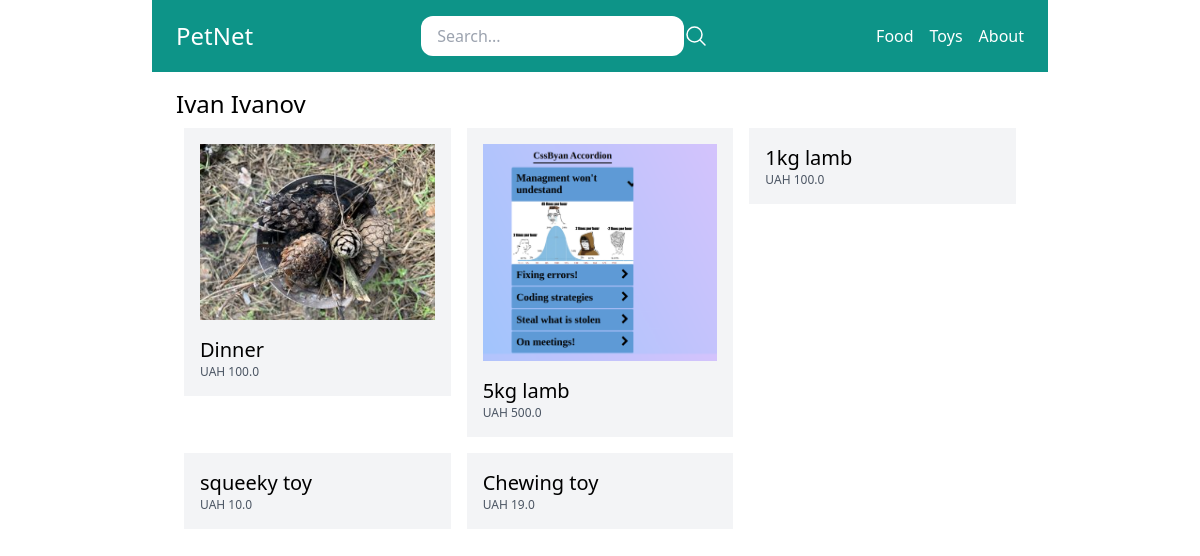
/vendors/1/, run on the app's committed database.
### store/models.py (models this page shows, shortened)
class Category(models.Model):
    title = models.CharField(max_length=50)
    slug = models.SlugField(max_length=50)
    class Meta:
        verbose_name = 'Category'
        verbose_name_plural = 'Categories'

class Product(models.Model):
    DRAFT = 'draft'
    WAITING_APPROVAL = 'waitingapproval'
    ACTIVE = 'active'
    DELETED = 'deleted'
    STATUS_CHOICES = (
        (DRAFT, 'Draft'),
        (WAITING_APPROVAL, 'Waiting approval'),
        (ACTIVE, 'Active'),
        (DELETED, 'Deleted'),
    )
    user = models.ForeignKey(User, related_name='products', on_delete=models.CASCADE)
    category = models.ForeignKey(Category, related_name='products', on_delete=models.CASCADE)
    title = models.CharField(max_length=50)
    slug = models.SlugField(max_length=50)
    description = models.TextField(blank=True)
    price = models.IntegerField()
    image = models.ImageField(upload_to='uploads/product_images', blank=True, null=True)
    thumbnail = models.ImageField(upload_to='uploads/product_images/thumbnail', blank=True, null=True)
    created_at = models.DateTimeField(auto_now_add=True)
    updated_at = models.DateTimeField(auto_now=True)
    status = models.CharField(max_length=50, choices=STATUS_CHOICES, default=ACTIVE)
    class Meta:
        ordering = ("-created_at",)
    def get_display_price(self):
        return self.price / 100

### userprofile/views.py (the view)
# urls.py: path('vendors/<int:pk>/', views.vendor_detail, name='vendor_detail'),
def vendor_detail(request, pk):
    user = User.objects.get(pk=pk)
    products = user.products.filter(status=Product.ACTIVE)
    return render(request, 'userprofile/vendor_detail.html', {
        'user': user,
        'products': products,
    })

### store/templatetags/menu.py (called while the page is built)
@register.inclusion_tag('core/menu.html')
def menu():
    categories = Category.objects.all()
    return {'categories': categories}

### userprofile/templates/userprofile/vendor_detail.html (shortened to what this page needs)
{% extends 'core/base.html' %}
{% block content %}
<h1 class="text-2xl">{% firstof user.get_full_name user.username %}</h1>
<div class="flex flex-wrap">
    {% for product in products %}
        <div class="product w-1/3 p-2">
            <div class="p-4 bg-gray-100">
                <a href="{% url 'product_detail' product.category.slug product.slug %}">
                    {% if product.image %}
                        <div class="image mb-4">
                            <img src="{{ product.image.url }}" alt="Image of {{ product.title }}">
                        </div>
                    {% endif %}
                    <h2 class="text-xl">{{ product.title }}</h2>
                    <p class="text-xs text-gray-600">UAH  {{ product.get_display_price }}</p>
                </a>
            </div>
        </div>
    {% endfor %}
    </div>
{% endblock %}

### core/templates/core/menu.html
{% for category in categories %}
<a href="{% url 'category_detail' category.slug %}" class="text-white">{{ category.title }}</a>
{% endfor %}
<a href="{% url 'about' %}" class="text-white">About</a>

### data on the page
Category: title "Food"
Category: title "Toys"
Product: image (picture), title "Dinner", get_display_price "100.0"
Product: image (picture), title "5kg lamb", get_display_price "500.0"
Product: title "1kg lamb", get_display_price "100.0"
Product: title "squeeky toy", get_display_price "10.0"
Product: title "Chewing toy", get_display_price "19.0"
